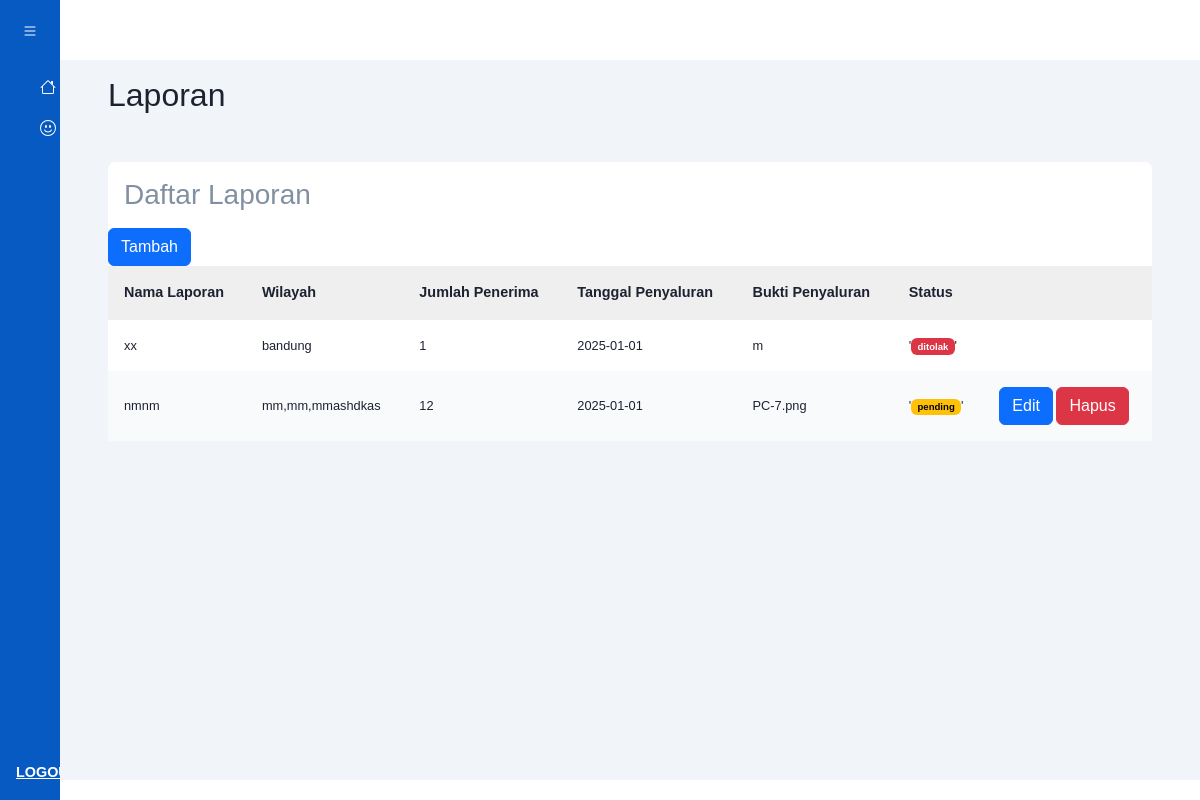
Screenshot of /user/user.php?page=laporan with the database file from the repository.
### tables this page shows
CREATE TABLE `laporan` (
  `id` int(11) NOT NULL,
  `user_id` int(11) NOT NULL,
  `nama_program` varchar(50) NOT NULL,
  `jumlah_penerima` int(11) NOT NULL,
  `wilayah` text NOT NULL,
  `tgl_penyaluran` date NOT NULL,
  `bukti_penyaluran` varchar(255) NOT NULL,
  `catatan` text NOT NULL,
  `status` enum('pending','disetujui','ditolak') NOT NULL,
  `alasan_penolakan` text NOT NULL
);

### user/page/laporan/laporan.php (the view, shortened to what this page needs)
<div class="main-content">
    <main>
        <h2 class="dash-title">Laporan</h2>
        <section class="recent">
            <div class="activity-grid">
                <div class="activity-card">
                    <h3>Daftar Laporan</h3>
                    <button type="button" class="btn btn-primary" data-bs-toggle="modal" data-bs-target="#tambah">
                        Tambah
                    </button>
                    <table>
                        <thead>
                            <tr>
                                <th>Nama Laporan</th>
                                <th>Wilayah</th>
                                <th>Jumlah Penerima</th>
                                <th>Tanggal Penyaluran</th>
                                <th>Bukti Penyaluran</th>
                                <th>Status</th>
                                <th></th>
                            </tr>
                        </thead>
                        <tbody>
                            <?php
                            $koneksi = mysqli_connect("localhost", "root", "", "monitor_bansos");
                            $data = mysqli_query($koneksi, "SELECT * FROM laporan ORDER BY status DESC ");
                            while ($d = mysqli_fetch_array($data)) {
                                $id = $d['id'];
                            ?>
                                <tr>
                                    <td><?= $d['nama_program'] ?></td>
                                    <td><?= $d['wilayah'] ?></td>
                                    <td><?= $d['jumlah_penerima'] ?></td>
                                    <td><?= $d['tgl_penyaluran'] ?></td>
                                    <td><?= $d['bukti_penyaluran'] ?></td>
                                    <td>
                                        <?php
                                        if ($d["status"] == 'ditolak') {
                                        ?>'<span class="badge text-bg-danger"><?= $d['status'] ?></span>'
                                        <?php
                                        }
                                        if ($d["status"] == 'pending') {
                                        ?>'<span class="badge text-bg-warning"><?= $d['status'] ?></span>'
                                    <?php
                                        }
                                    ?>
                                    </td>
                                    <td>
                                        <?php
                                        if ($d['status'] == 'pending') {
                                        ?>
                                            <button type="button" class="btn btn-primary" data-bs-toggle="modal" data-bs-target="#edit<?= $d['id'] ?>">
                                                Edit
                                            </button>
                                                                        <?php
                                                                        $koneksi = mysqli_connect("localhost", "root", "", "monitor_bansos");
                                                                        $data = mysqli_query($koneksi, "SELECT * FROM wilayah");
                                                                        ?>
                                            <a class="btn btn-danger" href="page/laporan/hapus.php?id=<?= $id ?>" onclick="return confirm('Hapus?')">Hapus</a>
                                        <?php
                                        } else {
                                        }
                                        ?>
                                    </td>
                                </tr>
                            <?php
                            }
                            ?>
                        </tbody>
                    </table>
                </div>
            </div>
        </section>
    </main>
</div>

### user/user.php (shortened to what this page needs)
<!DOCTYPE html>
<html lang="en">
<head>
    <link rel="stylesheet" href="../css/style.css" />
    <link href="https://cdn.jsdelivr.net/npm/bootstrap@5.2.3/dist/css/bootstrap.min.css" rel="stylesheet">
</head>
<body>
    <div class="sidebar">
        <div class="sidebar-header">
            <label for="sidebar-toggle" style="cursor: pointer">
            </label>
        </div>
        <div class="sidebar-menu">
            <ul>
                <li>
                    <a href="user.php?page=home">
                        <span>
                        </span>
                    </a>
                </li>
                <li>
                    <a href="user.php?page=laporan">
                        <span>
                        </span>
                    </a>
                </li>
            </ul>
            <a class="mb-3 fw-bold" href="logout.php" style="position: absolute; bottom: 0;">LOGOUT</a>
        </div>
    </div>
    <?php
    if (isset($_GET["page"])) {
        $page = $_GET["page"];
        switch ($page) {
            case 'laporan':
                include 'page/laporan/laporan.php';
                break;
        }
    } else {
        include 'page/home/home.php';
    }
    ?>
</body>
</html>

### css/style.css (style rules this page uses)
:root { --main-color: #075ac1; --color-dark: #1d2231; --text-gray: #8390a2; --body-bg: #f1f5f9; }
* { font-family: "Poppins", sans-serif; margin: 0; padding: 0; text-decoration: none; list-style-type: none; box-sizing: border-box; }
body { background-color: var(--body-bg); font-family: 'Roboto', sans-serif; }
.sidebar { height: 100%; width: 240px; position: fixed; top: 0; left: 0; z-index: 100; background-color: var(--main-color); color: #ffffff; overflow-y: auto; transition: width 500ms; }
.sidebar-header { display: flex; justify-content: space-between; align-items: center; height: 60px; padding: 0rem 1rem; }
.sidebar-menu { padding: 1rem; }
.sidebar li { margin-bottom: 1.2rem; }
.sidebar a { color: #ffffff; font-size: 0.9rem; }
.main-content { position: relative; margin-left: 240px; transition: margin-left 500ms; }
main { margin-top: 60px; background-color: #f1f5f9; min-height: 90vh; padding: 1rem 3rem; }
.dash-title { color: var(--color-dark); margin-bottom: 1rem; }
.recent { margin-top: 3rem; margin-bottom: 3rem; }
.activity-grid { display: grid; grid-column-gap: 1.5rem; }
.activity-card, .summery-card, .bday-card { background-color: #ffffff; border-radius: 7px; }
.activity-card h3 { color: var(--text-gray); margin: 1rem; }
.activity-card table { width: 100%; border-collapse: collapse; }
.activity-card thead { background: #efefef; text-align: left; }
th, td { font-size: 0.9rem; padding: 1rem 1rem; color: var(--color-dark); }
td { font-size: 0.8rem; }
tbody tr:nth-child(even) { background: #f9fafc; }
.badge { padding: 0.2rem 1rem; border-radius: 20px; font-weight: 700; font-size: 0.7rem; }
@media only screen and (max-width: 1200px) { .sidebar { width: 60px; } }
@media only screen and (max-width: 1200px) { .sidebar .sidebar-header, .sidebar li { display: flex; justify-content: center; } }
@media only screen and (max-width: 1200px) { .main-content { margin-left: 60px; } }

### rows the page displays
laporan: nama_program "xx", wilayah "bandung", jumlah_penerima "1", tgl_penyaluran "2025-01-01", bukti_penyaluran "m", status "ditolak"
laporan: nama_program "nmnm", wilayah "mm,mm,mmashdkas", jumlah_penerima "12", tgl_penyaluran "2025-01-01", bukti_penyaluran "PC-7.png", status "pending"
